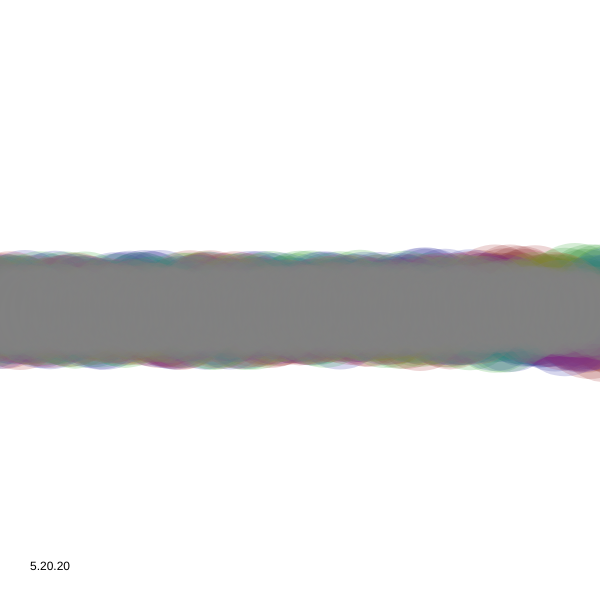
Frame 1 (no input)
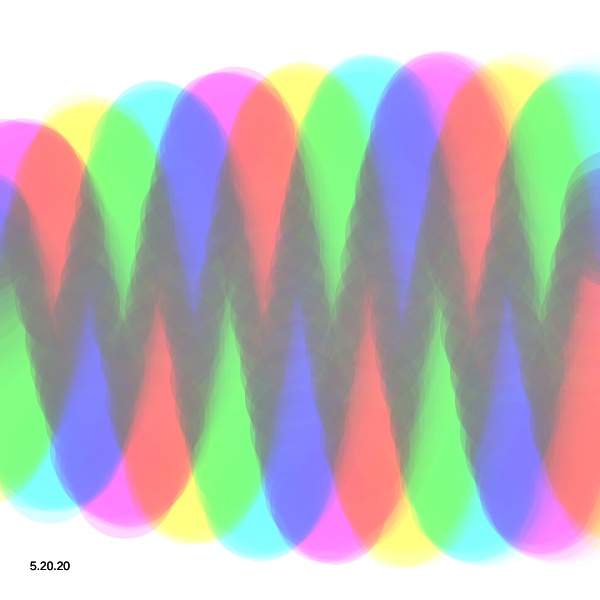
Frame 60 (no input)
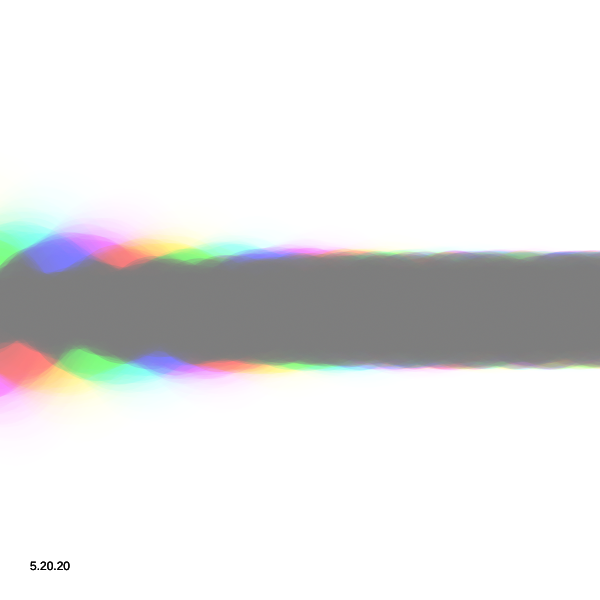
Frame 120 (the mouse pressed at the canvas centre since frame 60)

The p5.js sketch that drew these frames (run headless with seeded random() and noise() and a simulated clock; from frame 60 on, the mouse is pressed at the canvas centre):

// p5.js sketch
// ── sketch.js
/*

FORKED FROM 
 * twisted lines
 *
 * @author aadebdeb
 * @date 2017/02/04

 Fork by Nina Lutz 2020
 */

var colors;
var type;

function setup() {
  createCanvas(600, 600)
  
  colors = [
    color(0, 200, 0, 50),
    color(200, 0, 0, 50),
    color(0, 0, 200, 50)
  ];
  
  type = 0;
}

function draw() {


  blendMode(BLEND);
 background(255, 50);
     fill(0);
  noStroke();
  text("5.20.20", 30, height - 30)
  blendMode(EXCLUSION);
  

  // noFill();
  noStroke()
 // strokeWeight(5);
  for(var i = 0; i < 3; i++) {
    fill(colors[i]);
   // beginShape();
    for(var w = -20; w < width + 20; w += 5) {
      var h = height / 2;
      h += 200 * sin(w * 0.03 + frameCount * 0.07 + i * TWO_PI / 3) * pow(abs(sin(w * 0.001 + frameCount * 0.02)), 5);
      ellipse(w, h+ random(20),100, 100);
    }    
    //endShape()
    //beginShape();
    // fill(colors[0]);
    // for(var w = -20; w < width + 20; w += 5) {
    //   var h = height / 2;
    //   h += 200 * sin(w * 0.03 + frameCount * 0.07 + i * TWO_PI / 3) * pow(abs(sin(w * 0.001 + frameCount * 0.02)), 5);

    //   ellipse(w, h+20 +random(20), 50, 50);
    // }    
    // //endShape();
    // //beginShape();
    // stroke(colors[1]);
    // for(var w = -20; w < width + 20; w += 5) {
    //   var h = height / 2;
    //   h += 200 * sin(w * 0.03 + frameCount * 0.07 + i * TWO_PI / 3) * pow(abs(sin(w * 0.001 + frameCount * 0.02)), 5);

    //   ellipse(w, h+40 + random(20), 50, 50);
    // }    
    // //endShape();
    // //beginShape();
    // fill(colors[2]);
    // for(var w = -20; w < width + 20; w += 5) {
    //   var h = height / 2;
    //   h += 200 * sin(w * 0.03 + frameCount * 0.07 + i * TWO_PI / 3) * pow(abs(sin(w * 0.001 + frameCount * 0.02)), 5);

    //   curveVertex(w, h - 20 + random(20));
    // }    
   // endShape();
  }
  

}

// function mousePressed() {
//   if(type == 0) {
//     type = 1;
//   } else {
//     type = 0;
//   }
// }
